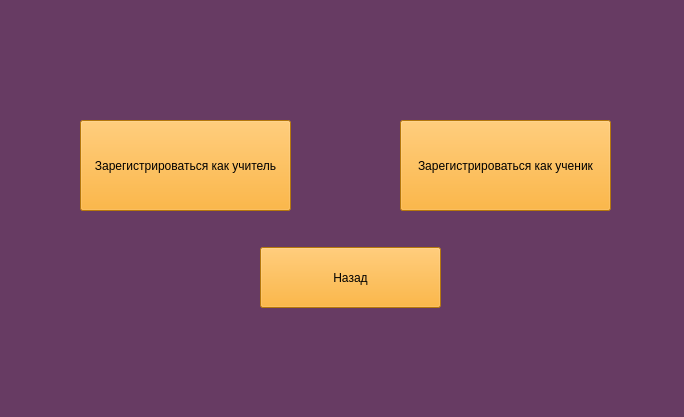
<?xml version="1.0" encoding="UTF-8"?>
<ui version="4.0">
 <class>check</class>
 <widget class="QMainWindow" name="check">
  <property name="geometry">
   <rect>
    <x>0</x>
    <y>0</y>
    <width>684</width>
    <height>417</height>
   </rect>
  </property>
  <property name="windowTitle">
   <string>MainWindow</string>
  </property>
  <property name="styleSheet">
   <string notr="true">background-color: rgb(103, 59, 99);</string>
  </property>
  <widget class="QWidget" name="centralwidget">
   <widget class="QPushButton" name="btn_like_teacher">
    <property name="geometry">
     <rect>
      <x>80</x>
      <y>120</y>
      <width>211</width>
      <height>91</height>
     </rect>
    </property>
    <property name="styleSheet">
     <string notr="true">background-color: rgb(254, 166, 15);</string>
    </property>
    <property name="text">
     <string>Зарегистрироваться как учитель</string>
    </property>
   </widget>
   <widget class="QPushButton" name="btn_like_student">
    <property name="geometry">
     <rect>
      <x>400</x>
      <y>120</y>
      <width>211</width>
      <height>91</height>
     </rect>
    </property>
    <property name="styleSheet">
     <string notr="true">background-color: rgb(254, 166, 15);</string>
    </property>
    <property name="text">
     <string>Зарегистрироваться как ученик</string>
    </property>
   </widget>
   <widget class="QPushButton" name="btn_back">
    <property name="geometry">
     <rect>
      <x>260</x>
      <y>247</y>
      <width>181</width>
      <height>61</height>
     </rect>
    </property>
    <property name="styleSheet">
     <string notr="true">background-color: rgb(254, 166, 15);</string>
    </property>
    <property name="text">
     <string>Назад</string>
    </property>
   </widget>
   <zorder>btn_like_student</zorder>
   <zorder>btn_like_teacher</zorder>
   <zorder>btn_back</zorder>
  </widget>
  <widget class="QMenuBar" name="menubar">
   <property name="geometry">
    <rect>
     <x>0</x>
     <y>0</y>
     <width>684</width>
     <height>25</height>
    </rect>
   </property>
  </widget>
  <widget class="QStatusBar" name="statusbar"/>
 </widget>
 <resources/>
 <connections/>
</ui>
